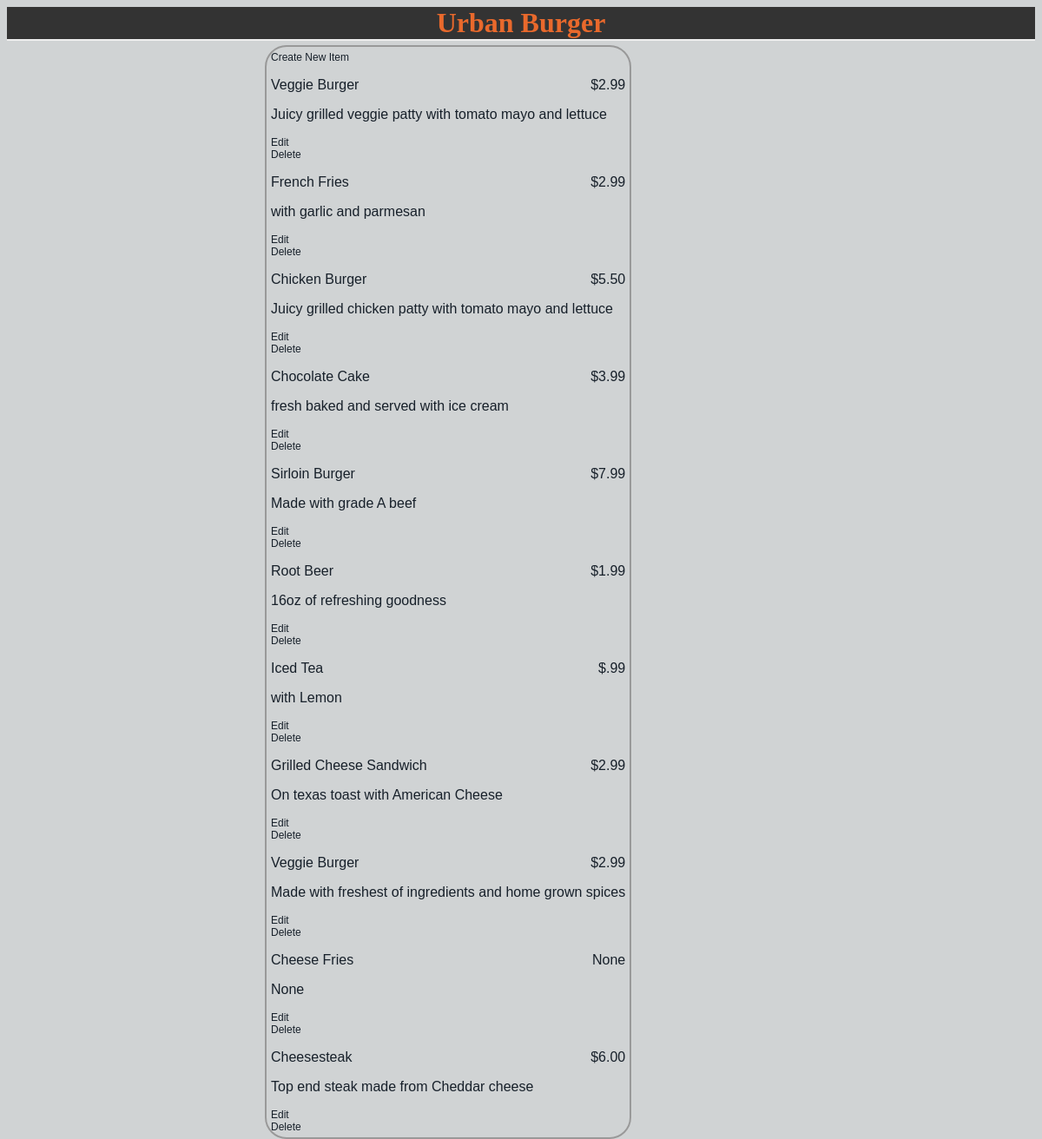
/restaurant/1/menu, run on an earlier commit of the app's database.
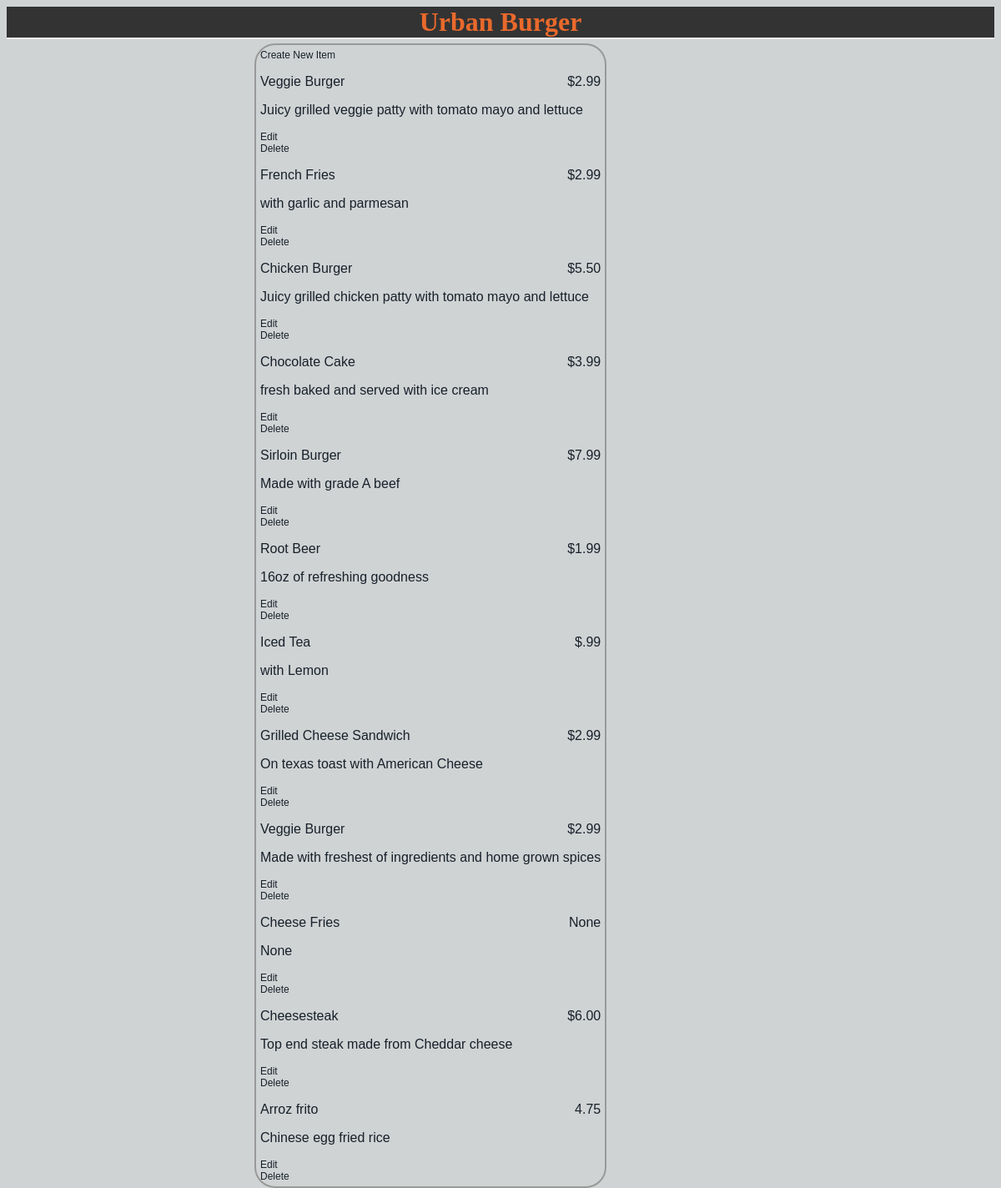
And on a later commit of the database.
### database_setup.py (models this page shows, shortened)
class Restaurant(Base):
    __tablename__ = 'restaurant'
    name = Column(String(80), nullable = False)
    id = Column(Integer, primary_key = True)

class MenuItem(Base):
    __tablename__ = 'menu_item'
    name = Column(String(80), nullable = False)
    id = Column(Integer, primary_key = True)
    course = Column(String(250))
    description = Column(String(250))
    price = Column(String(8)) # This needed two decimal places ie Column(Decimal(3,2))
    restaurant_id = Column(Integer, ForeignKey('restaurant.id'))
    restaurant = relationship(Restaurant)

### o5_project.py (the view)
@app.route('/restaurants/<int:restaurant_id>')
@app.route('/restaurant/<int:restaurant_id>/menu')
def restaurantMenu(restaurant_id):
	restaurant = session.query(Restaurant).filter_by(id = restaurant_id).one()
	items = session.query(MenuItem).filter_by(restaurant_id=restaurant_id)
	return render_template('menu.html', restaurant=restaurant, items = items, restaurant_id = restaurant_id) # Since I am querying on my restaurant

### templates/menu.html (shortened to what this page needs)
<html>
<head>
  <link rel=stylesheet type=text/css href="{{ url_for('static', filename='styles.css') }}">
</head>
<body>
  <div class= 'header'>
    <h1>{{ restaurant.name }}</h1>
  </div>
<div class = 'pane'>
<a href = '{{url_for('newMenuItem', restaurant_id = restaurant.id) }}'>
Create New Item</a>
{% for i in items %}
  <div class = 'nameAndPrice'>
    <span class = 'name'><p>{{i.name}}</p></span>
    <span class = 'price'><p>{{i.price}}</p></span>
  </div>
    <div>
      <p>{{i.description}}</p>
    </div>
  <div class = 'editdeletepane'>
    <a href='{{url_for('editMenuItem', restaurant_id = restaurant.id, menu_id = i.id) }}'>Edit</a>
    <br>
    <a href='{{url_for('deleteMenuItem', restaurant_id=restaurant.id, menu_id = i.id) }}'>Delete</a>
  </div>
{% endfor %}
</div>
</body>
</html>

### static/styles.css (style rules this page uses)
body { font-family: sans-serif; background-color: #d0d3d4; }
h1, h2, h3, h4 { color: #e9692c; }
h1, h2 { font-family: 'georgia', serif; margin: 0; }
h1 { border-bottom: 2px solid #eee; background-color: #333333; }
p, dd, dt { color: #17202a; }
a { text-decoration: none; color: #17202a; font-size: .75em; }
.pane { position: absolute; left: 25%; border: 2px solid; border-radius: 25px; padding: 5px; margin: 5px; border-color: #999999; background-color: #d0d3d4; }
.header { left: 50%; text-align: center; }
.name { width: 50%; display: inline-block; float: left; }
.price { text-align: right; width: 50%; float: right; }

What changed in the data, as far as the page shows it:
added MenuItem: name "Arroz frito", price "4.75", description "Chinese egg fried rice"
